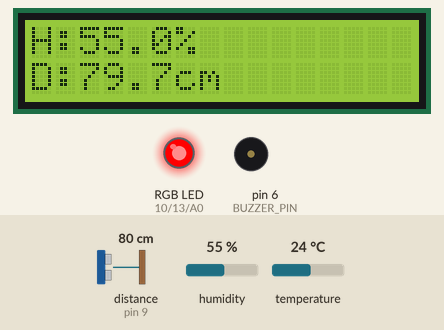
Simulated run of this sketch. Board: Arduino Uno, built with avr-gcc and run on an emulated ATmega328P. Shown: 16×2 character LCD, an RGB LED mixed from three pins (HIGH = lit), buzzer (waves = sounding, pin HIGH). Wiring (inferred from the names in the program): ultrasonic range finder: trigger pin 8; echo pin 9. Inputs (shaded band) come from the test bench; at power-on: humidity 55 %, distance to the obstacle (sensor on pin 9) 80 cm, temperature 24 °C. The echo pulse lasts 58.3 µs per cm; pins used as bus, display or sensor lines are not drawn.

Above: at 1.6 s.
1.7 s: humidity set to 51 %
At 5.1 s:
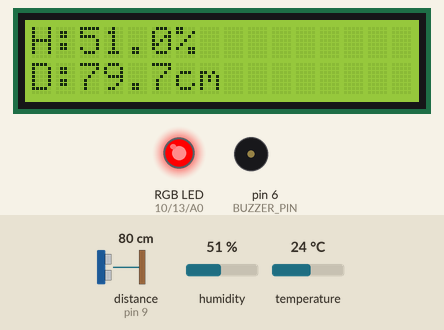
5.2 s: humidity set to 48 %
At 9.4 s:
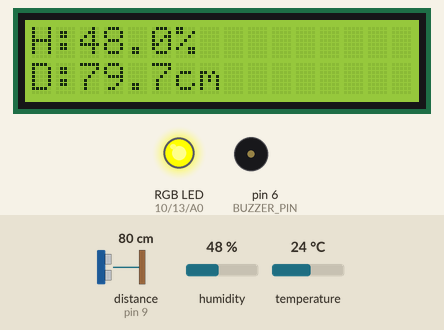
9.6 s: humidity set to 41 %
At 11.3 s:
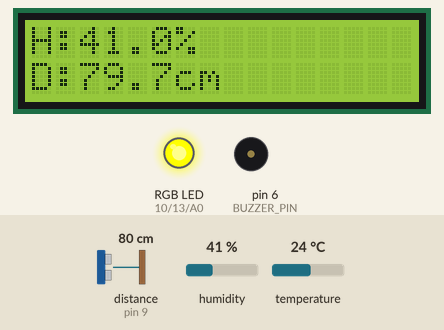
11.5 s: humidity set to 38 %
At 15.4 s:
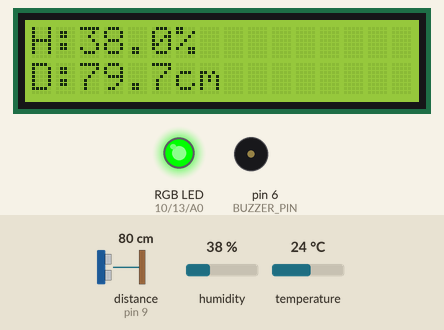
15.6 s: distance to the obstacle (sensor on pin 9) set to 2 cm
At 17.3 s:
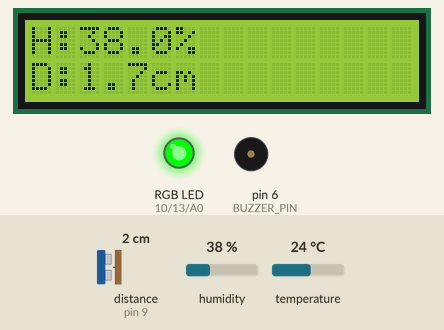
17.5 s: humidity set to 68 %
At 19.4 s:
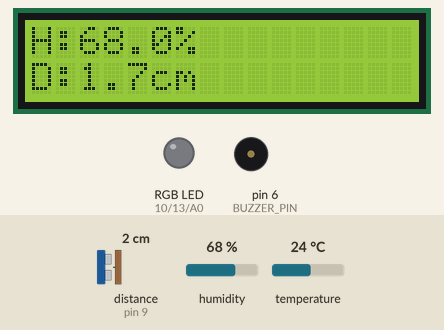
Timing chart, 0 to 20.9 s (numbered marks = the images above; inputs shaded):
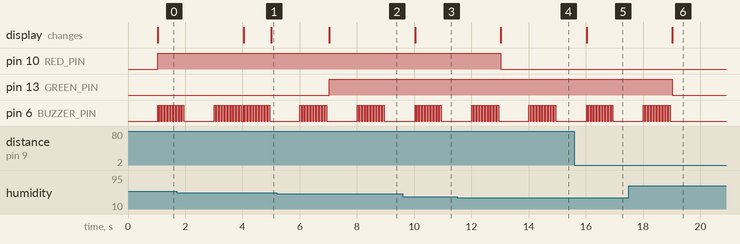

The sketch:

lcd1602_buttons.ino
```cpp
/*
  LCD1602 + DHT11/22 + HC-SR04 + Buzzer + RGB LED Example
  - Uses LiquidCrystal and DHT libraries (included with Arduino IDE)
  - Connect LCD as follows (typical wiring):
    RS  -> D12
    E   -> D11
    D4  -> D5
    D5  -> D4
    D6  -> D3
    D7  -> D2
    VSS -> GND
    VDD -> 5V
    V0  -> Potentiometer (contrast)
    RW  -> GND
    A   -> 5V (backlight)
    K   -> GND (backlight)
  - DHT11/22: VCC -> 5V, DATA -> D7, GND -> GND, 10kΩ pullup on DATA
  - HC-SR04: TRIG -> D8, ECHO -> D9, VCC -> 5V, GND -> GND
  - Buzzer: + -> D6, - -> GND
  - RGB LED (common cathode):
      R -> D10 (with 220Ω resistor)
      G -> D13 (with 220Ω resistor)
      B -> A0  (with 220Ω resistor)
      Common -> GND
*/
#include <LiquidCrystal.h>
#include <DHT.h>

#define DHTPIN 7      // DHT data pin connected to D7
#define DHTTYPE DHT11 // or DHT22
#define BUZZER_PIN 6  // Buzzer connected to D6

#define TRIG_PIN 8    // HC-SR04 Trig pin
#define ECHO_PIN 9    // HC-SR04 Echo pin

// ARGB (RGB LED) pins (common cathode, using only unused pins)
#define RED_PIN 10
#define GREEN_PIN 13
#define BLUE_PIN A0

LiquidCrystal lcd(12, 11, 5, 4, 3, 2);
DHT dht(DHTPIN, DHTTYPE);

// Non-blocking timing variables
unsigned long lastUpdate = 0;
const unsigned long updateInterval = 1000; // ms

unsigned long buzzerSirenStart = 0;
bool buzzerSirenActive = false;
const int buzzerSirenCycles = 10;
const unsigned long buzzerOnTime = 50;  // ms
const unsigned long buzzerOffTime = 50; // ms

float lastHumidity = NAN;
float lastDistance = NAN;

void setup() {
  lcd.begin(16, 2);
  lcd.clear();
  dht.begin();
  pinMode(BUZZER_PIN, OUTPUT);
  digitalWrite(BUZZER_PIN, LOW);
  pinMode(TRIG_PIN, OUTPUT);
  pinMode(ECHO_PIN, INPUT);
  pinMode(RED_PIN, OUTPUT);
  pinMode(GREEN_PIN, OUTPUT);
  pinMode(BLUE_PIN, OUTPUT);
  // Start with LED off
  digitalWrite(RED_PIN, LOW);
  digitalWrite(GREEN_PIN, LOW);
  digitalWrite(BLUE_PIN, LOW);
}

float readDistanceCM() {
  digitalWrite(TRIG_PIN, LOW);
  delayMicroseconds(2);
  digitalWrite(TRIG_PIN, HIGH);
  delayMicroseconds(10);
  digitalWrite(TRIG_PIN, LOW);
  long duration = pulseIn(ECHO_PIN, HIGH, 30000); // 30ms timeout (~5m)
  if (duration == 0) return NAN;
  return duration * 0.0343 / 2.0;
}

void setLEDColor(float humidity) {
  // Common cathode: HIGH = ON, LOW = OFF
  if (isnan(humidity)) {
    // All off if error
    digitalWrite(RED_PIN, LOW);
    digitalWrite(GREEN_PIN, LOW);
    digitalWrite(BLUE_PIN, LOW);
  } else if (humidity >= 50 && humidity <= 60) {
    // Red
    digitalWrite(RED_PIN, HIGH);
    digitalWrite(GREEN_PIN, LOW);
    digitalWrite(BLUE_PIN, LOW);
  } else if (humidity >= 40 && humidity < 50) {
    // Yellow (Red + Green)
    digitalWrite(RED_PIN, HIGH);
    digitalWrite(GREEN_PIN, HIGH);
    digitalWrite(BLUE_PIN, LOW);
  } else if (humidity >= 0 && humidity < 40) {
    // Green
    digitalWrite(RED_PIN, LOW);
    digitalWrite(GREEN_PIN, HIGH);
    digitalWrite(BLUE_PIN, LOW);
  } else {
    // Out of range, all off
    digitalWrite(RED_PIN, LOW);
    digitalWrite(GREEN_PIN, LOW);
    digitalWrite(BLUE_PIN, LOW);
  }
}

void loop() {
  unsigned long now = millis();

  // Update readings and display at interval
  if (now - lastUpdate >= updateInterval) {
    lastHumidity = dht.readHumidity();
    lastDistance = readDistanceCM();

    lcd.setCursor(0, 0);
    lcd.print("H:");
    if (isnan(lastHumidity)) {
      lcd.print("Err   ");
    } else {
      lcd.print(lastHumidity, 1);
      lcd.print("%   ");
    }

    lcd.setCursor(0, 1);
    lcd.print("D:");
    if (isnan(lastDistance)) {
      lcd.print("Err   ");
    } else {
      lcd.print(lastDistance, 1);
      lcd.print("cm   ");
    }

    // Set ARGB LED color based on humidity
    setLEDColor(lastHumidity);

    // Buzzer logic for humidity
    if (!isnan(lastHumidity) && lastHumidity < 60 && !buzzerSirenActive) {
      buzzerSirenActive = true;
      buzzerSirenStart = now;
      digitalWrite(BUZZER_PIN, HIGH); // Start with buzzer ON
    } else if (!isnan(lastHumidity) && lastHumidity >= 60) {
      digitalWrite(BUZZER_PIN, LOW);
      buzzerSirenActive = false;
    }
    lastUpdate = now;
  }

  // Non-blocking buzzer siren
  if (buzzerSirenActive) {
    unsigned long sirenElapsed = millis() - buzzerSirenStart;
    unsigned long cycleTime = buzzerOnTime + buzzerOffTime;
    int currentCycle = sirenElapsed / cycleTime;
    if (currentCycle < buzzerSirenCycles) {
      unsigned long cyclePos = sirenElapsed % cycleTime;
      if (cyclePos < buzzerOnTime) {
        digitalWrite(BUZZER_PIN, HIGH);
      } else {
        digitalWrite(BUZZER_PIN, LOW);
      }
    } else {
      digitalWrite(BUZZER_PIN, LOW);
      buzzerSirenActive = false;
    }
  }
} 
```

Measured:
- the behaviour switches between 50 and 49 % on humidity (found by bisection; images 1 and 2)
- the behaviour switches between 40 and 39 % on humidity (found by bisection; images 3 and 4)
- after the input at 1.7 s, the display: first changes after 2.4 s (image 1 shows a later state)
- after the input at 5.2 s, pin 13 (GREEN_PIN): LOW → HIGH after 1.8 s; the display: changes after 1.8 s (image 2)
- after the input at 9.6 s, the display: changes after 0.43 s (image 3)
- after the input at 11.5 s, pin 10 (RED_PIN): HIGH → LOW after 1.5 s; the display: changes after 1.5 s (image 4)
- after the input at 15.6 s, the display: changes after 0.43 s (image 5)
- after the input at 17.5 s, pin 13 (GREEN_PIN): HIGH → LOW after 1.5 s; pin 6 (BUZZER_PIN): goes on until 19.0 s, then stays LOW; the display: changes after 1.5 s (image 6)
